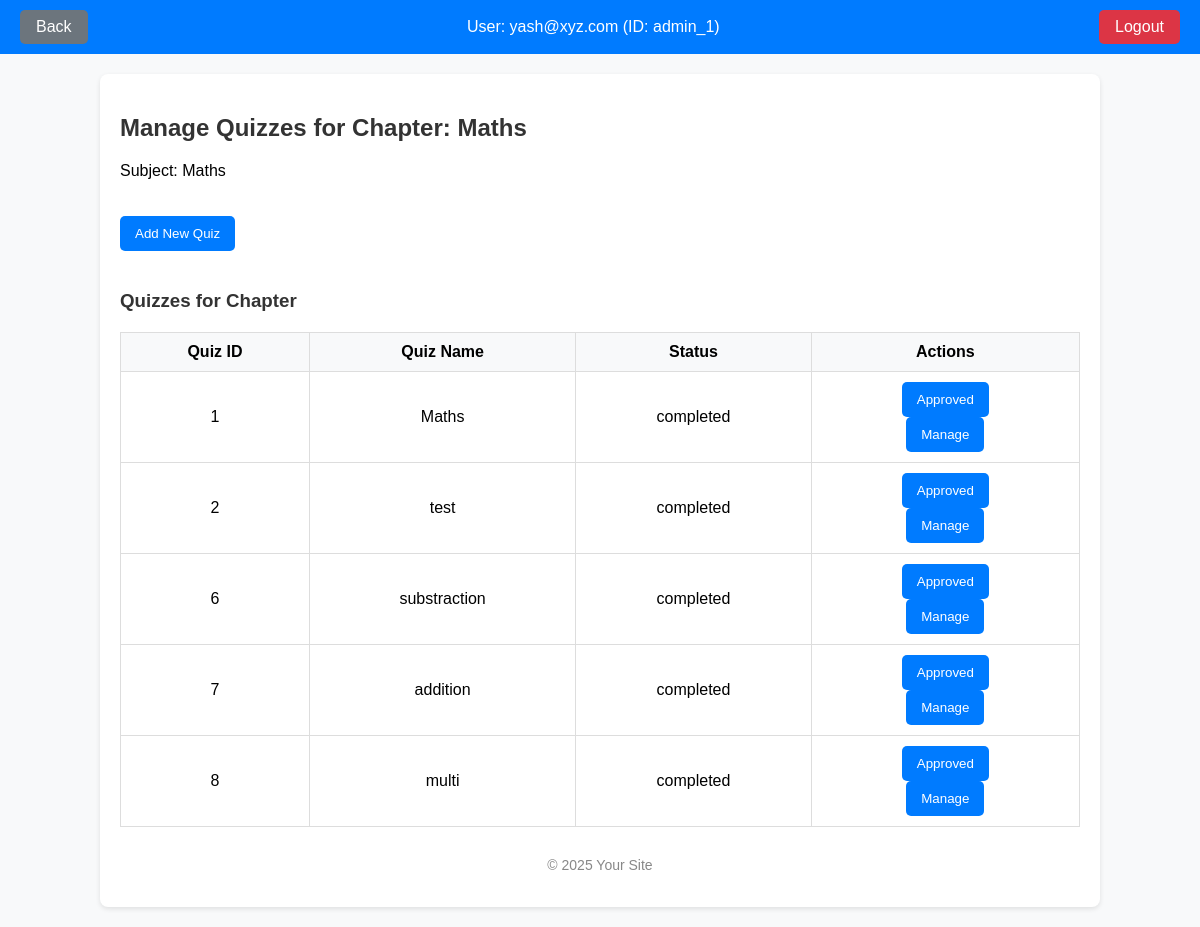
Page /admin/dashboard/subject/1/chapter/1 (signed in) on the committed database.
### controllers/model.py (models this page shows)
class Admin(db.Model):
    __tablename__ = 'Admin'
    id = db.Column(db.Integer, primary_key=True, autoincrement=True)
    name = db.Column(db.String(100), nullable=False)
    email = db.Column(db.String(120), nullable=False, unique=True)
    password = db.Column(db.String(255), nullable=False)

class Chapter(db.Model):
    __tablename__ = 'Chapter'
    id = db.Column(db.Integer, primary_key=True, autoincrement=True)
    name = db.Column(db.String(100), nullable=False)
    description = db.Column(db.Text)
    subject_id = db.Column(db.Integer, db.ForeignKey('Subject.id', ondelete='CASCADE'), nullable=False)

class Subject(db.Model):
    __tablename__ = 'Subject'
    id = db.Column(db.Integer, primary_key=True, autoincrement=True)
    name = db.Column(db.String(100), nullable=False)
    description = db.Column(db.Text)
    chapters = db.relationship('Chapter', backref='subject', lazy=True, cascade='all, delete-orphan')

class Quiz(db.Model):
    __tablename__ = 'Quiz'
    id = db.Column(db.Integer, primary_key=True, autoincrement=True)
    name = db.Column(db.String(100), nullable=False)
    description = db.Column(db.Text)
    chapter_id = db.Column(db.Integer, db.ForeignKey('Chapter.id', ondelete='CASCADE'), nullable=False)
    create_date = db.Column(db.DateTime, default=datetime.now(timezone.utc))
    startline = db.Column(db.DateTime, nullable=False)
    total_score = db.Column(db.Integer, nullable=False,default =0)
    duration = db.Column(db.Integer, nullable=False)
    deadline = db.Column(db.DateTime, nullable=False)
    status = db.Column(db.String(50), nullable=False, default="draft")
    approved = db.Column(db.Boolean, nullable=False, default=False)
    user_answers = db.relationship('UserAnswer', back_populates='quiz')

### app.py (the view)
@app.route('/admin/dashboard/subject/<int:subject_id>/chapter/<int:chapter_id>', methods=['GET', 'POST'])
@login_required
def admin_quiz(subject_id, chapter_id):
    return admin_Quiz(subject_id, chapter_id)

### app.py (called while the page is built)
@login_manager.user_loader
def load_user(user_id):
    role, user_id = user_id.split("_")
    if role == 'admin':
        admin = Admin.query.get(int(user_id))
        if admin:
            return UserLogin(f"admin_{admin.id}", "admin",admin.email)
    elif role == 'user':
        user = User.query.get(int(user_id))
        if user:
            return UserLogin(f"user_{user.id}", "user",user.email)
    return None

### templates/admin/admin_quiz.html (shortened to what this page needs)
<!DOCTYPE html>
<html lang="en">
<head>
</head>
<body>
    <div class="header">
        <a href="{{ url_for('admin_chapter',subject_id=subject.id,chapter_id=chapter_id) }}" class="back-btn">Back</a>
        <div class="user-info">
            <span>User: {{ current_user.email }} (ID: {{ current_user.id }})</span>
        </div>
        <a href="{{ url_for('logout') }}" class="logout-btn">Logout</a>
    </div>
    <div class="container">
        <h2>Manage Quizzes for Chapter: {{ chapter.name }}</h2>
        <p>Subject: {{ subject.name }}</p>
        <a href="/admin/dashboard/subject/{{ subject.id }}/chapter/{{ chapter.id }}/quiz">
            <button class=" add-quiz-button">Add New Quiz</button>
        </a>
        <h3>Quizzes for Chapter</h3>
        <table>
            <thead>
                <tr>
                    <th>Quiz ID</th>
                    <th>Quiz Name</th>
                    <th>Status</th>
                    <th>Actions</th>
                </tr>
            </thead>
            <tbody>
                {% for quiz in quizzes %}
                <tr>
                    <td>{{ quiz.id }}</td>
                    <td>{{ quiz.name }}</td>
                    <td>{{ quiz.status }}</td>
                    <td>
                        <form action="/admin/dashboard/subject/{{ subject.id }}/chapter/{{ chapter.id }}" method="POST">
                            <button type="submit" class="quiz-approved">
                                {% if quiz.approved %}
                                Approved
                                {% else %}
                                Unapproved
                                {% endif %}
                            </button>
                        </form>
                        <a href="/admin/dashboard/subject/{{ subject.id }}/chapter/{{ chapter.id }}/quiz/{{ quiz.id }}">
                            <button class="manage-button">Manage</button>
                        </a>
                    </td>
                </tr>
                {% endfor %}
            </tbody>
        </table>
        <footer>
            <p>&copy; 2025 Your Site</p>
        </footer>
    </div>
</body>
</html>

### templates/admin/admin_quiz.html (style rules this page uses)
body { font-family: Arial, sans-serif; margin: 0; padding: 0; background-color: #f8f9fa; }
.container { width: 80%; margin: 20px auto; background-color: white; padding: 20px; border-radius: 8px; box-shadow: 0 2px 5px rgba(0, 0, 0, 0.1); }
h2, h3 { color: #333; }
table { width: 100%; border-collapse: collapse; margin-top: 20px; }
th, td { padding: 10px; border: 1px solid #ddd; text-align: center; }
th { background-color: #f8f9fa; }
footer { text-align: center; margin-top: 30px; font-size: 14px; color: #888; }
button { padding: 10px 15px; border: none; background-color: #007bff; color: white; border-radius: 5px; cursor: pointer; }
.add-quiz-button { margin: 20px 0; background-color: #007bff; }
.manage-button { background-color: #007bff; }
.header { display: flex; justify-content: space-between; align-items: center; padding: 10px 20px; background-color: #007bff; color: white; }
.header .user-info { font-size: 16px; }
.logout-btn { background-color: #dc3545; padding: 8px 16px; border-radius: 5px; text-decoration: none; color: white; }
.header .back-btn { background-color: #6c757d; padding: 8px 16px; border-radius: 5px; text-decoration: none; color: white; }

### rows in the picture
Admin: email "yash@xyz.com"
Chapter: name "Maths"
Subject: name "Maths"
Quiz: id "1", name "Maths", status "completed", approved "Approved"
Quiz: id "2", name "test", status "completed", approved "Approved"
Quiz: id "6", name "substraction", status "completed", approved "Approved"
Quiz: id "7", name "addition", status "completed", approved "Approved"
Quiz: id "8", name "multi", status "completed", approved "Approved"

### other values in the picture
{{ current_user.id }} "admin_1"
